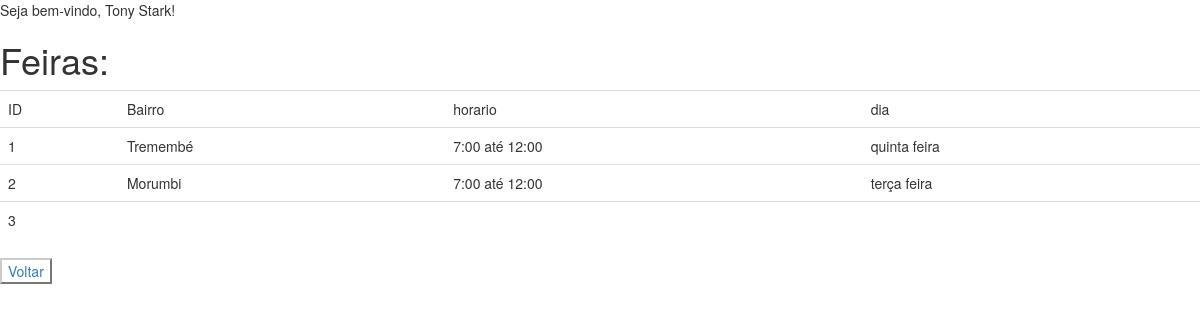
/feira (signed in), run on the app's committed database.
### tables this page shows
CREATE TABLE usuario (
    login VARCHAR(50) PRIMARY KEY NOT NULL,
    senha VARCHAR(50) NOT NULL,
    nome VARCHAR(50) NOT NULL,
    FOREIGN KEY(login) REFERENCES serie(login)
);

CREATE TABLE feira (
    id_feira INTEGER PRIMARY KEY AUTOINCREMENT,
    bairro VARCHAR(50) NOT NULL,
    horario VARCHAR(50) NOT NULL,
    dia VARCHAR(50) NOT NULL,
    UNIQUE(bairro)
);

### ifroot/serie.py (the view)
@app.route("/feira")
def listar_feiras_api():
    logado = autenticar_login()
    if logado is None:
        return redirect("/")
    lista = db_listar_feiras()
    return render_template("lista_feiras.html", logado = logado, feiras = lista)

### ifroot/serie.py (called while the page is built)
def autenticar_login():
    login = request.cookies.get("login", "")
    senha = request.cookies.get("senha", "")
    return db_fazer_login(login, senha)

def row_to_dict(description, row):
    if row is None: return None
    d = {}
    for i in range(0, len(row)):
        d[description[i][0]] = row[i]
    return d

def rows_to_dict(description, rows):
    result = []
    for row in rows:
        result.append(row_to_dict(description, row))
    return result

def conectar():
    return sqlite3.connect('serie.db')

def db_listar_feiras():
    with closing(conectar()) as con, closing(con.cursor()) as cur:
        cur.execute("SELECT id_feira, bairro, horario, dia FROM feira")
        return rows_to_dict(cur.description, cur.fetchall())

def db_fazer_login(login, senha):
    with closing(conectar()) as con, closing(con.cursor()) as cur:
        cur.execute("SELECT u.login, u.senha, u.nome FROM usuario u WHERE u.login = ? AND u.senha = ?", [login, senha])
        return row_to_dict(cur.description, cur.fetchone())

### ifroot/templates/lista_feiras.html (shortened to what this page needs)
{% extends "base.html" %}
{% block conteudo %}
    <h1>Feiras:</h1>
    <table class="table">
        <tr>
            <td>ID</td>
            <td>Bairro</td>
            <td>horario</td>
            <td>dia</td>
        </tr>
        {% for feira in feiras %}
            <tr>
                <td>{{feira['id_feira']}}</td>
                <td>{{feira['bairro']}}</td>
                <td>{{feira['horario']}}</td>
                <td>{{feira['dia']}}</td>
            </tr>
        {% endfor %}
    </table>
    <button class="btn-default"><a href="/">Voltar</a></button>
{% endblock %}

### ifroot/templates/base.html (shortened to what this page needs)
<!DOCTYPE html>
<html>
    <head>
        <link rel="stylesheet" href="/static/style.css">
        <link rel="stylesheet" href="https://maxcdn.bootstrapcdn.com/bootstrap/3.4.1/css/bootstrap.min.css">
    </head>
    <body>
        <header>
            Seja bem-vindo, {{logado['nome']}}!
        </header>
        {% block conteudo %}{% endblock %}
    </body>
</html>

### data on the page
usuario: nome "Tony Stark"
feira: id_feira "1", bairro "Tremembé", horario "7:00 até 12:00", dia "quinta feira"
feira: id_feira "2", bairro "Morumbi", horario "7:00 até 12:00", dia "terça feira"

### other printed values
{{ feira['id_feira'] }} "3"
